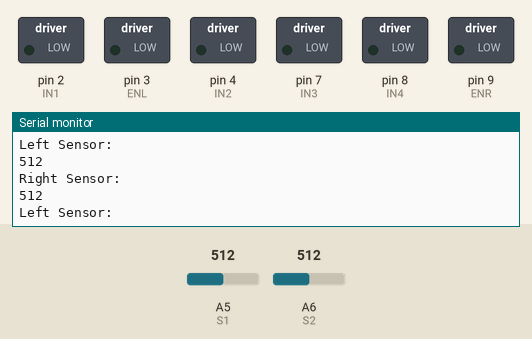
A sketch run on a simulated Arduino Nano, built with avr-gcc and run on an emulated ATmega328P. On the bench: switched loads named in the sketch (green lamp = pin HIGH), the last lines printed to the serial monitor. The inputs (shaded band) are chosen by the test bench; at power-on: A5 (S1) = 512, A6 (S2) = 512.

Above: at 4.2 s.
4.3 s: A5 (S1) set to 986
At 5.3 s:
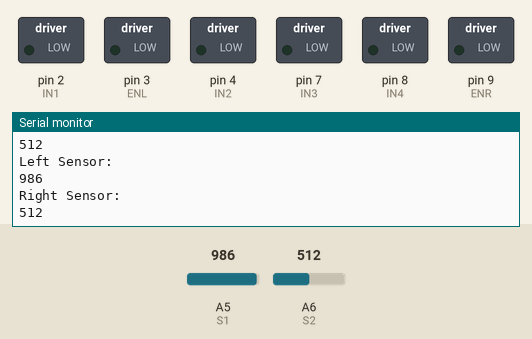
5.8 s: A5 (S1) set to 1007
At 6.6 s:
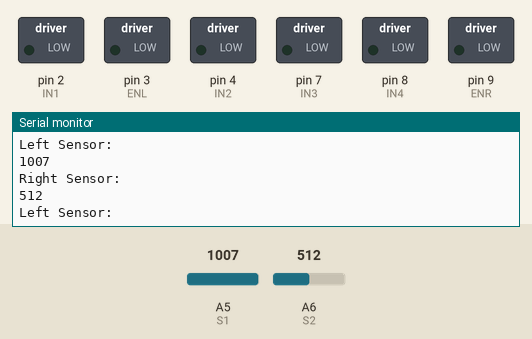
7.3 s: A6 (S2) set to 108
At 7.9 s:
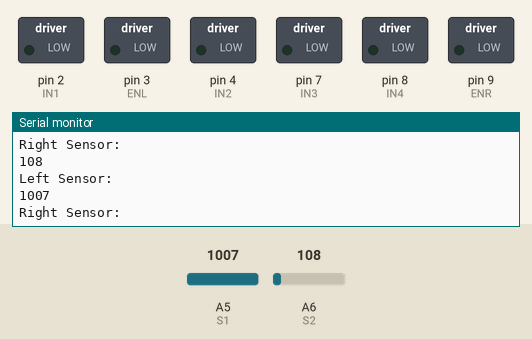
10.3 s: A6 (S2) set to 92
At 11.0 s:
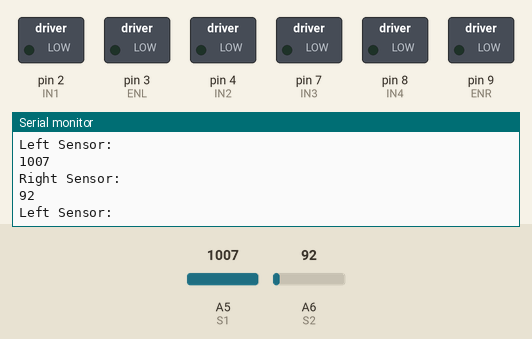
Timing chart, 0 to 13.3 s (numbered marks = the images above; inputs shaded):
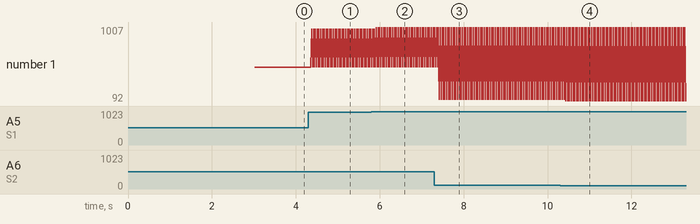

The sketch:

sensor_test.ino
```cpp
//-------------------------------------- IMACHE 2021 ROBOT ----------------------------------------

//motors_left                                     // 2x Micro Metal Gearmotor 50:1 (L298N)
#define IN1 2
#define IN2 4
#define ENL 3                                     // PWM control pin for right motors

//motors_right                                    // 2x Micro Metal Gearmotor 50:1 (L298N)
#define IN3 7
#define IN4 8
#define ENR 9                                     // PWM control pin for right motors

//sensors_distance
#define S1 A5                                     // Left Sharp IR GP2Y0A60SZLF (10-150cm, analog)
#define S2 A6                                     // Right Sharp IR GP2Y0A60SZLF (10-150cm, analog)

//sensor_colour
#define SC A7                                     // QTR-1A Reflectance Sensor (analog)

//variables
int user_speed_left;
int user_speed_right;

//------------------------------------------ SETUP CODE -------------------------------------------
void setup()
{                                                 // pinMode for all input/output devices
  Serial.begin(9600);
  pinMode (IN1, OUTPUT);
  pinMode (IN2, OUTPUT);
  pinMode (IN3, OUTPUT);
  pinMode (IN4, OUTPUT);
  pinMode (ENL, OUTPUT);
  pinMode (ENR, OUTPUT);
  pinMode (S1, INPUT);
  pinMode (S2, INPUT);
  pinMode (SC, INPUT);
  delay(3000);                                    // Delay before starting the main code for end-user ease of use
}

void loop()
{
  int left_sensor = analogRead(S1);
  int right_sensor = analogRead(S2);
  double difference = left_sensor - right_sensor;
  Serial.println("Left Sensor: ");
  Serial.println(left_sensor);
  Serial.println("Right Sensor: ");
  Serial.println(right_sensor);
//  Serial.println(difference/5);
  delay(10);

}
```

Measured:
- the behaviour switches between 999 and 1000 on A5 (S1) (found by bisection; images 1 and 2)
- the behaviour switches between 100 and 99 on A6 (S2) (found by bisection; images 3 and 4)
- after the input at 4.3 s, the serial monitor: prints a new line after 0.08 s (image 1)
- after the input at 5.8 s, the serial monitor: prints a new line after 0.12 s (image 2)
- after the input at 7.3 s, the serial monitor: prints a new line after 0.12 s (image 3)
- after the input at 10.3 s, the serial monitor: prints a new line after 0.14 s (image 4)
- plotted number 1: 512 → 986 after the input at 4.3 s
